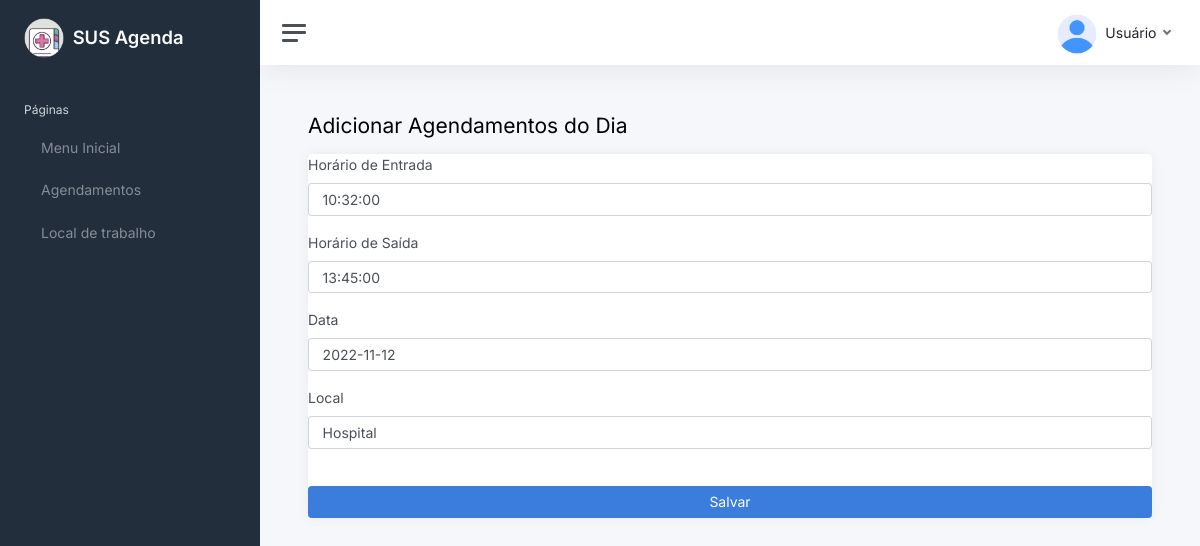
Page /updateHor/12/ on the committed database.
### Agendamento/models.py (models this page shows, shortened)
class TbHorarios(models.Model):
    hor_codigo = models.AutoField(primary_key=True)
    hor_agm_codigo = models.ForeignKey(TbAgendamentosmes, on_delete=models.CASCADE, blank=True, null=True  )
    hor_horariosaida = models.TimeField(default='')
    hor_horarioentrada = models.TimeField(default='')
    hor_loc_codigo = models.ForeignKey(TbLocal, on_delete=models.CASCADE,default='' )

### Agendamento/views.py (the view)
# urls.py: path('updateHor/<int:id>/', views.updateTbHorarios, name="url_update4"),
def updateTbHorarios(request, id):
    hor = TbHorarios.objects.get(pk=id)
    formTbHorarios = TbHorariosForm(request.POST or None, instance=hor)
    if formTbHorarios.is_valid() :
        formTbHorarios.save()
        return redirect("")
    pacote = {"formTbHorarios": formTbHorarios}
    return render(request, "Create/createTbHorarios.html", pacote)

### Agendamento/form.py
class TbHorariosForm(ModelForm):
    class Meta:
        model = TbHorarios
        fields = ["hor_codigo", "hor_agm_codigo" ,"hor_horarioentrada", "hor_horariosaida", "hor_loc_codigo"]
    def __init__(self, *args, **kwargs):
        super().__init__(*args, **kwargs)
        self.fields['hor_agm_codigo'].widget.attrs.update(  {'class': 'form-control'})
        self.fields['hor_horarioentrada'].widget.attrs.update(  {'class': 'form-control'})
        self.fields['hor_horariosaida'].widget.attrs.update(  {'class': 'form-control'})
        self.fields['hor_loc_codigo'].widget.attrs.update(  {'class': 'form-control'})

### Agendamento/models.py (called while the page is built)
    def __str__ (self):
         return self.loc_nomeunidadedeservico

    def __str__(self):
        return str(self.agm_data)

### Agendamento/templates/Create/createTbHorarios.html (shortened to what this page needs)
{% load static %}
<!DOCTYPE html>
<html lang="en">
<head>
	<link href="{% static 'css/app.css' %}" rel="stylesheet">
</head>
<body>
	<div class="wrapper">
		<nav id="sidebar" class="sidebar js-sidebar">
			<div class="sidebar-content js-simplebar">
				<a class="sidebar-brand" href="/inicio/">
					<img src="{% static 'img/icons/unisaude.png' %}" class="avatar img-fluid rounded me-1"/>
				<span class="align-middle">SUS Agenda</span>
        </a>
				<ul class="sidebar-nav">
					<li class="sidebar-header">
						Páginas
					</li>
					<li class="sidebar-item">
						<a class="sidebar-link" href="/inicio/">
               <span class="align-middle">Menu Inicial</span>
            </a>
					</li>
					<li class="sidebar-item">
					<a class="sidebar-link" href="/agendamentos/">
              	 <span class="align-middle">Agendamentos</span>
           	 	</a>
				</li>
				<li class="sidebar-item">
				<li class="sidebar-item">
					<a class="sidebar-link" href="/localdetrabalho/">
              	 <span class="align-middle">Local de trabalho</span>
           	 	</a>
				</li>
		</nav>
		<div class="main">
			<nav class="navbar navbar-expand navbar-light navbar-bg">
				<a class="sidebar-toggle js-sidebar-toggle">
          <i class="hamburger align-self-center"></i>
        </a>
				<div class="navbar-collapse collapse">
					<ul class="navbar-nav navbar-align">
						<li class="nav-item dropdown">
							<a class="nav-icon dropdown-toggle" href="#" id="messagesDropdown" data-bs-toggle="dropdown">
								<div class="position-relative">
							</div>
							</a>
							<div class="dropdown-menu dropdown-menu-lg dropdown-menu-end py-0">
								<div class="list-group">
									<a href="#" class="list-group-item">
										<div class="row g-0 align-items-center">
						<li class="nav-item dropdown">
							<a class="nav-link dropdown-toggle d-none d-sm-inline-block" href="#" data-bs-toggle="dropdown">
								<img src="{% static 'img/avatars/user.png'%}" class="avatar img-fluid rounded me-1"  /> <span class="text-dark">Usuário</span>
							</a>
              </a>
						</li>
					</ul>
				</div>
			</nav>
			<main class="content">
				<div class="container-fluid p-0">
			<div class="mb-3">
                <h1 class="h3 d-inline align-middle">Adicionar Agendamentos do Dia </h1>
			</div>
            <form class="card" method="POST" action="?">
                <div class="mb-3">
                    <label class="form-label">Horário de Entrada</label>
                    {{ formTbHorarios.hor_horarioentrada }}
                </div>
                <div class="mb-3">
                    <label class="form-label">Horário de Saída</label>
                    {{ formTbHorarios.hor_horariosaida }}
                </div>
                <div class="mb-3">
                    <label class="form-label">Data</label>
                    {{ formTbHorarios.hor_agm_codigo }}
                </div>
                <div class="mb-3">
                    <label class="form-label">Local</label>
                    {{ formTbHorarios.hor_loc_codigo }}
                </div>
                <br>
                <input class = "btn btn-primary"  type="submit" value="Salvar">
            </form>
            </div>
</body>
</html>

### rows in the picture
TbHorarios: hor_horarioentrada "10:32:00", hor_horariosaida "13:45:00", hor_agm_codigo "2022-11-12", hor_loc_codigo "Hospital"
